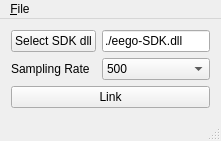
<?xml version="1.0" encoding="UTF-8"?>
<ui version="4.0">
 <class>MainWindow</class>
 <widget class="QMainWindow" name="MainWindow">
  <property name="windowTitle">
   <string>eegApp</string>
  </property>
  <widget class="QWidget" name="centralWidget">
   <layout class="QFormLayout" name="formLayout_2">
    <item row="1" column="0">
     <widget class="QLabel" name="label_sr">
      <property name="text">
       <string>Sampling Rate</string>
      </property>
     </widget>
    </item>
    <item row="1" column="1">
     <widget class="QComboBox" name="samplingRate">
      <property name="toolTip">
       <string>Sampling rate to use.</string>
      </property>
      <item>
       <property name="text">
        <string>500</string>
       </property>
      </item>
      <item>
       <property name="text">
        <string>512</string>
       </property>
      </item>
      <item>
       <property name="text">
        <string>1000</string>
       </property>
      </item>
      <item>
       <property name="text">
        <string>1024</string>
       </property>
      </item>
      <item>
       <property name="text">
        <string>2000</string>
       </property>
      </item>
      <item>
       <property name="text">
        <string>2048</string>
       </property>
      </item>
      <item>
       <property name="text">
        <string>4000</string>
       </property>
      </item>
      <item>
       <property name="text">
        <string>4960</string>
       </property>
      </item>
      <item>
       <property name="text">
        <string>8000</string>
       </property>
      </item>
      <item>
       <property name="text">
        <string>8192</string>
       </property>
      </item>
      <item>
       <property name="text">
        <string>16000</string>
       </property>
      </item>
      <item>
       <property name="text">
        <string>16384</string>
       </property>
      </item>
     </widget>
    </item>
    <item row="2" column="0" colspan="2">
     <widget class="QPushButton" name="linkButton">
      <property name="text">
       <string>Link</string>
      </property>
     </widget>
    </item>
    <item row="0" column="1">
     <widget class="QLineEdit" name="input_dll">
      <property name="text">
       <string>./eego-SDK.dll</string>
      </property>
     </widget>
    </item>
    <item row="0" column="0">
     <widget class="QPushButton" name="btn_dll">
      <property name="text">
       <string>Select SDK dll</string>
      </property>
     </widget>
    </item>
   </layout>
  </widget>
  <widget class="QMenuBar" name="menuBar">
   <property name="geometry">
    <rect>
     <x>0</x>
     <y>0</y>
     <width>244</width>
     <height>23</height>
    </rect>
   </property>
   <widget class="QMenu" name="menuFile">
    <property name="title">
     <string>&amp;File</string>
    </property>
    <addaction name="actionLoad_Configuration"/>
    <addaction name="actionSave_Configuration"/>
    <addaction name="separator"/>
    <addaction name="actionQuit"/>
   </widget>
   <addaction name="menuFile"/>
  </widget>
  <widget class="QStatusBar" name="statusBar"/>
  <action name="actionQuit_2">
   <property name="text">
    <string>Quit</string>
   </property>
  </action>
  <action name="actionLoad_Configuration">
   <property name="text">
    <string>&amp;Load Configuration</string>
   </property>
   <property name="shortcut">
    <string>Ctrl+L</string>
   </property>
  </action>
  <action name="actionSave_Configuration">
   <property name="text">
    <string>&amp;Save Configuration</string>
   </property>
   <property name="shortcut">
    <string>Ctrl+S</string>
   </property>
  </action>
  <action name="actionQuit">
   <property name="text">
    <string>&amp;Quit</string>
   </property>
   <property name="shortcut">
    <string>Ctrl+Q</string>
   </property>
  </action>
 </widget>
 <layoutdefault spacing="6" margin="11"/>
 <tabstops>
  <tabstop>btn_dll</tabstop>
  <tabstop>input_dll</tabstop>
  <tabstop>samplingRate</tabstop>
  <tabstop>linkButton</tabstop>
 </tabstops>
 <resources/>
 <connections/>
</ui>
